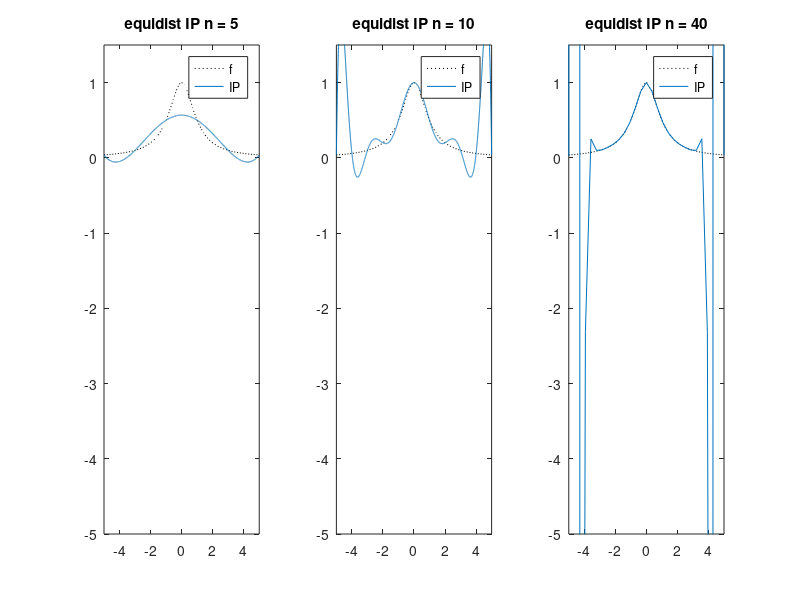
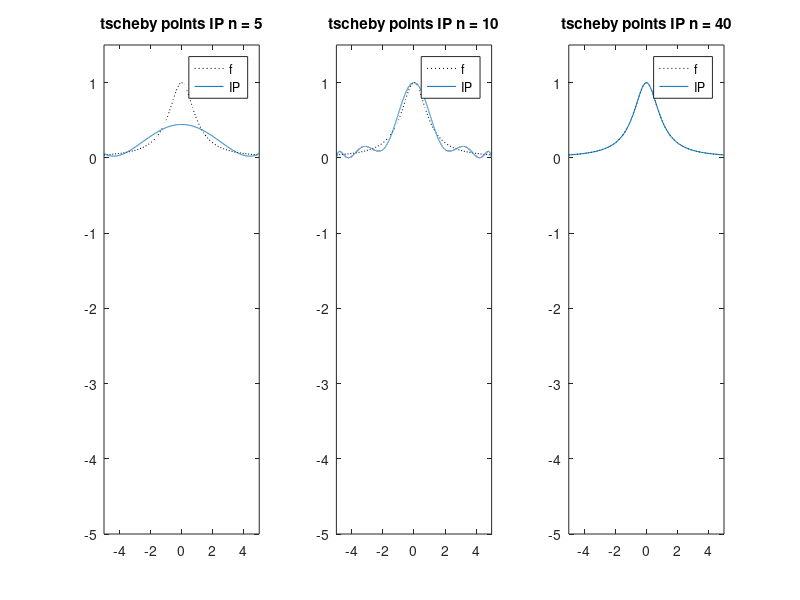
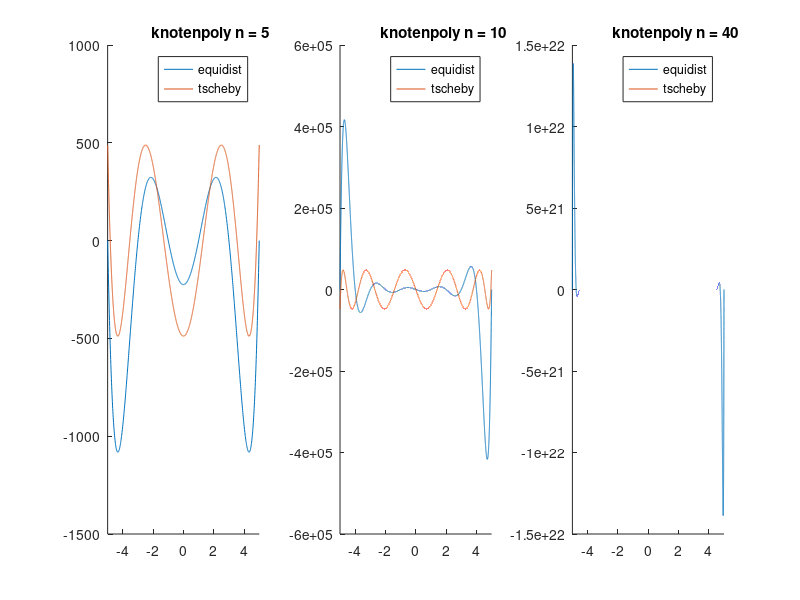

MATLAB code for these plots, in order:
f = @(x) 1./(1 + x.^2);
L = [5,10,40];
I = [-5,5];
figure;

for index = 1 : 3
    n = L(index);
    subplot(1,3,index);
    fplot(f,I,'k:');
    hold on;
    i = 0 : 1 : n;
    x = -5 + 10*i/n;
    y = f(x);
    p = polyfit(x,y,n);
    interpol = @(x) polyval(p,x);
    fplot(interpol,I);
    ylim([-5,1.5]);
    title(['equidist IP n = ',num2str(n)]);
    legend('f','IP');
end

format long;
figure;
for index = 1 : 3
    n = L(index);
    subplot(1,3,index);
    fplot(f,I,'k:');
    hold on;
    i = 0 : 1 : n;
    x = 5 * cos((2*i+1)/(2*n+2)*pi);
    y = f(x);
    p = polyfit(x,y,n);
    interpol = @(x) polyval(p,x);
    fplot(interpol,I);
    ylim([-5,1.5]);
    title(['tscheby points IP n = ',num2str(n)]);
    legend('f','IP');
end

figure;
for index = 1 : 3
    n = L(index);
    subplot(1,3,index);
    hold on;
    i = 0 : 1 : n;
    
    x1 = -5 + 10*i/n;
    p1 = poly(x1);
    x2 = 5 * cos((2*i+1)/(2*n+2)*pi);
    p2 = poly(x2);
  
    knotenpoly1 = @(x) polyval(p1,x);
    fplot(knotenpoly1,I);
%     ylim([-5,1.5]);
    knotenpoly2 = @(x) polyval(p2,x);
    fplot(knotenpoly2,I);
    t = title(['knotenpoly n = ',num2str(n)],'Units','normalized','Position',[0.68,1.01,0]);
    
    legend('equidist','tscheby');
end